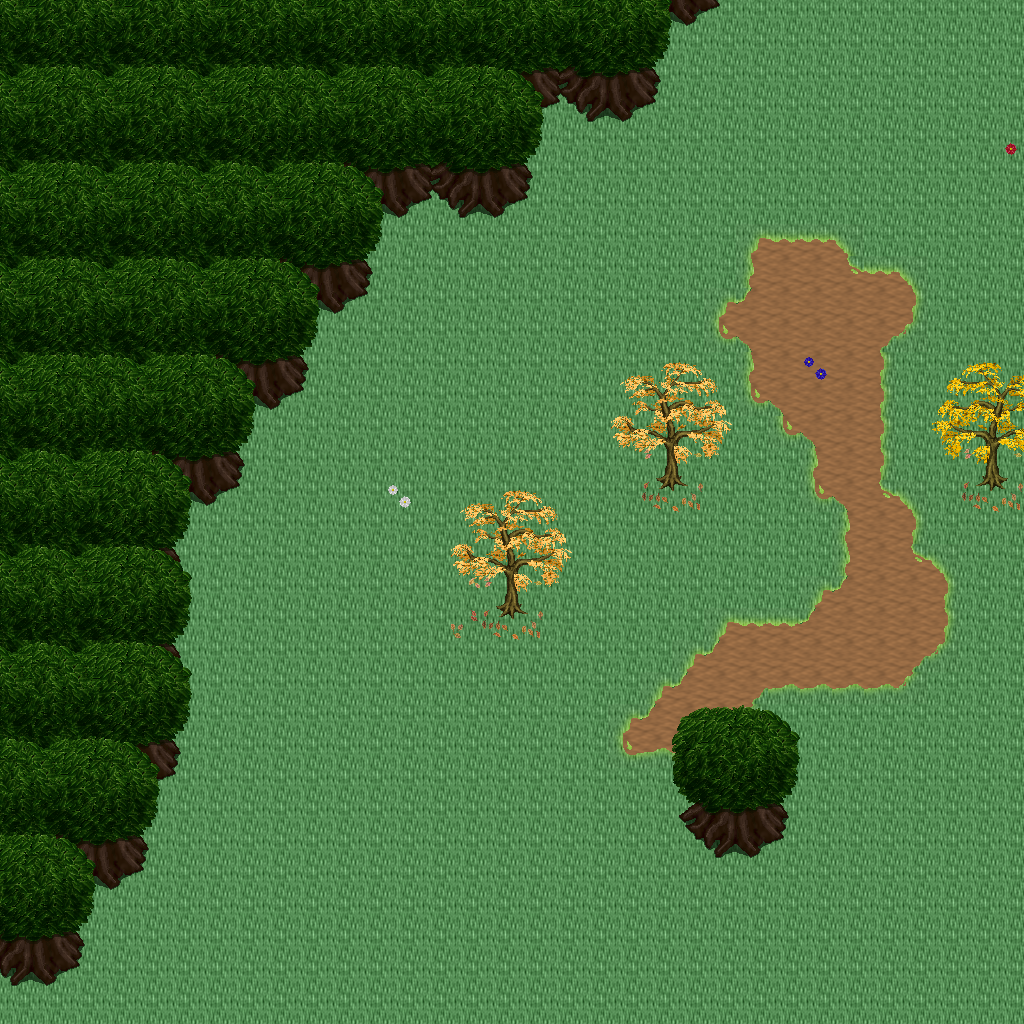

A level layout from a 2D game, rendered from its tile map. Below: a short description, then the map file with tile-grid data replaced by summaries:
An orthogonal 32x32 tile map with 32x32 px tiles, 5 tile layers (Ground, Objects, Objects2, Above, ...), 1 hidden layer not drawn, 24 tilesets.

<map version="1.10" tiledversion="1.11.0" orientation="orthogonal" renderorder="right-down" width="32" height="32" tilewidth="32" tileheight="32" infinite="0" nextlayerid="11" nextobjectid="1">
 <tileset firstgid="1" name="logic_collision" tilewidth="32" tileheight="32" tilecount="1" columns="1">
  <image source="../drawable/logic_collision.png" width="32" height="32" />
 </tileset>
 <tileset firstgid="2" name="ground_ground" tilewidth="32" tileheight="32" tilecount="33" columns="3">
  <image source="../drawable/ground_ground.png" width="96" height="352" />
 </tileset>
 <tileset firstgid="35" name="plant_tree_tree_darkgreen" tilewidth="32" tileheight="32" tilecount="88" columns="8">
  <image source="../drawable/plant_tree_tree_darkgreen.png" width="256" height="352" />
 </tileset>
 <tileset firstgid="123" name="logic_item_resources" tilewidth="32" tileheight="32" tilecount="6" columns="6">
  <image source="../drawable/logic_item_resources.png" width="192" height="32" />
 </tileset>
 <tileset firstgid="129" name="logic_creature_animal" tilewidth="32" tileheight="32" tilecount="32" columns="8">
  <image source="../drawable/logic_creature_animal.png" width="256" height="128" />
 </tileset>
 <tileset firstgid="161" name="plant_flower_daisy_blue" tilewidth="32" tileheight="32" tilecount="8" columns="2">
  <image source="../drawable/plant_flower_daisy_blue.png" width="64" height="128" />
 </tileset>
 <tileset firstgid="169" name="plant_flower_daisy_red" tilewidth="32" tileheight="32" tilecount="8" columns="2">
  <image source="../drawable/plant_flower_daisy_red.png" width="64" height="128" />
 </tileset>
 <tileset firstgid="177" name="plant_flower_daisy_white" tilewidth="32" tileheight="32" tilecount="8" columns="2">
  <image source="../drawable/plant_flower_daisy_white.png" width="64" height="128" />
 </tileset>
 <tileset firstgid="185" name="plant_flower_daisy_yellow" tilewidth="32" tileheight="32" tilecount="8" columns="2">
  <image source="../drawable/plant_flower_daisy_yellow.png" width="64" height="128" />
 </tileset>
 <tileset firstgid="193" name="building_thatched_roof_cottage2" tilewidth="32" tileheight="32" tilecount="20" columns="4">
  <image source="../drawable/building_thatched_roof_cottage2.png" width="128" height="160" />
 </tileset>
 <tileset firstgid="213" name="building_thatched_roof_cottage1" tilewidth="32" tileheight="32" tilecount="20" columns="4">
  <image source="../drawable/building_thatched_roof_cottage1.png" width="128" height="160" />
 </tileset>
 <tileset firstgid="233" name="logic_creature_elemental" tilewidth="32" tileheight="32" tilecount="16" columns="8">
  <image source="../drawable/logic_creature_elemental.png" width="256" height="64" />
 </tileset>
 <tileset firstgid="249" name="item_campfires" tilewidth="32" tileheight="32" tilecount="2" columns="2">
  <image source="../drawable/item_campfires.png" width="64" height="32" />
 </tileset>
 <tileset firstgid="251" name="furniture_light_flames" tilewidth="32" tileheight="32" tilecount="6" columns="6">
  <image source="../drawable/furniture_light_flames.png" width="192" height="32" />
 </tileset>
 <tileset firstgid="257" name="item_firewood" tilewidth="32" tileheight="32" tilecount="12" columns="3">
  <image source="../drawable/item_firewood.png" width="96" height="128" />
 </tileset>
 <tileset firstgid="269" name="plant_flower_bulbs" tilewidth="32" tileheight="32" tilecount="4" columns="1">
  <image source="../drawable/plant_flower_bulbs.png" width="32" height="128" />
 </tileset>
 <tileset firstgid="273" name="ground_grass_corners" tilewidth="32" tileheight="32" tilecount="24" columns="6">
  <image source="../drawable/ground_grass_corners.png" width="192" height="128" />
 </tileset>
 <tileset firstgid="297" name="ground_grass_edges" tilewidth="32" tileheight="32" tilecount="36" columns="12">
  <image source="../drawable/ground_grass_edges.png" width="384" height="96" />
 </tileset>
 <tileset firstgid="333" name="light_dim_yellow_light_5x5" tilewidth="32" tileheight="32" tilecount="25" columns="5">
  <image source="../drawable/light_dim_yellow_light_5x5.png" width="160" height="160" />
 </tileset>
 <tileset firstgid="358" name="plant_tree_fall_trees" tilewidth="32" tileheight="32" tilecount="40" columns="8">
  <image source="../drawable/plant_tree_fall_trees.png" width="256" height="160" />
 </tileset>
 <tileset firstgid="398" name="plant_leaves" tilewidth="32" tileheight="32" tilecount="8" columns="4">
  <image source="../drawable/plant_leaves.png" width="128" height="64" />
 </tileset>
 <tileset firstgid="406" name="ground_grass_2" tilewidth="32" tileheight="32" tilecount="21" columns="3">
  <image source="../drawable/ground_grass_2.png" width="96" height="224" />
 </tileset>
 <tileset firstgid="427" name="ground_rock_pebbles" tilewidth="32" tileheight="32" tilecount="3" columns="1">
  <image source="../drawable/ground_rock_pebbles.png" width="32" height="96" />
 </tileset>
 <tileset firstgid="430" name="logic_creature_fowl" tilewidth="32" tileheight="32" tilecount="6" columns="6">
  <image source="../drawable/logic_creature_fowl.png" width="192" height="32" />
 </tileset>
 <layer id="1" name="Ground" width="32" height="32">
  <data>[1024 cells, 1024 non-empty, 2 distinct tile ids]</data>
 </layer>
 <layer id="2" name="Objects" width="32" height="32">
  <data>[1024 cells, 247 non-empty, 32 distinct tile ids]</data>
 </layer>
 <layer id="3" name="Objects2" width="32" height="32">
  <data>[1024 cells, 18 non-empty, 7 distinct tile ids]</data>
 </layer>
 <layer id="4" name="Above" width="32" height="32">
  <data>[1024 cells, 317 non-empty, 49 distinct tile ids]</data>
 </layer>
 <layer id="5" name="Above2" width="32" height="32">
  <data>[1024 cells, 0 non-empty, 0 distinct tile ids]</data>
 </layer>
 <layer id="6" name="Walkable" width="32" height="32" visible="0">
  <data>[1024 cells, 294 non-empty, 1 distinct tile ids]</data>
 </layer>
 <objectgroup id="7" name="Mapevents" />
 <objectgroup id="8" name="Spawn" />
 <objectgroup id="9" name="Keys" />
 <objectgroup id="10" name="Replace" />
</map>
